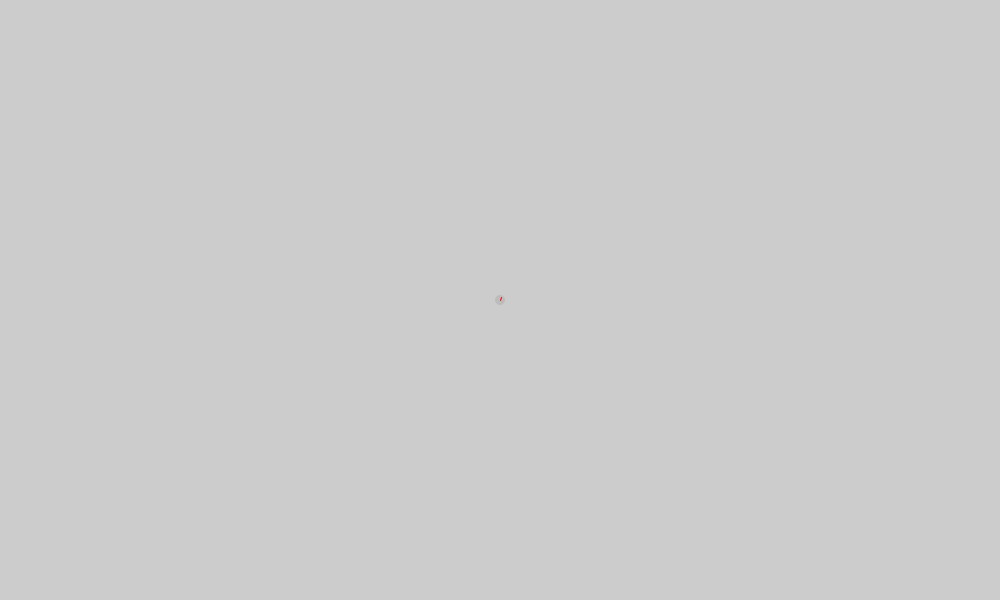
Frame 1 (no input)
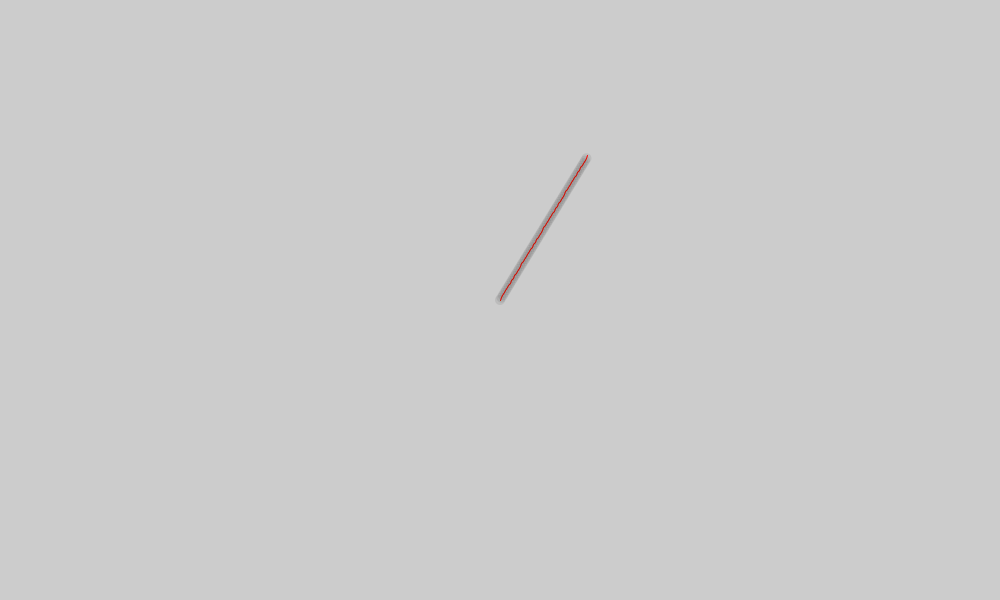
Frame 60 (the mouse pressed at the canvas centre just before this capture)
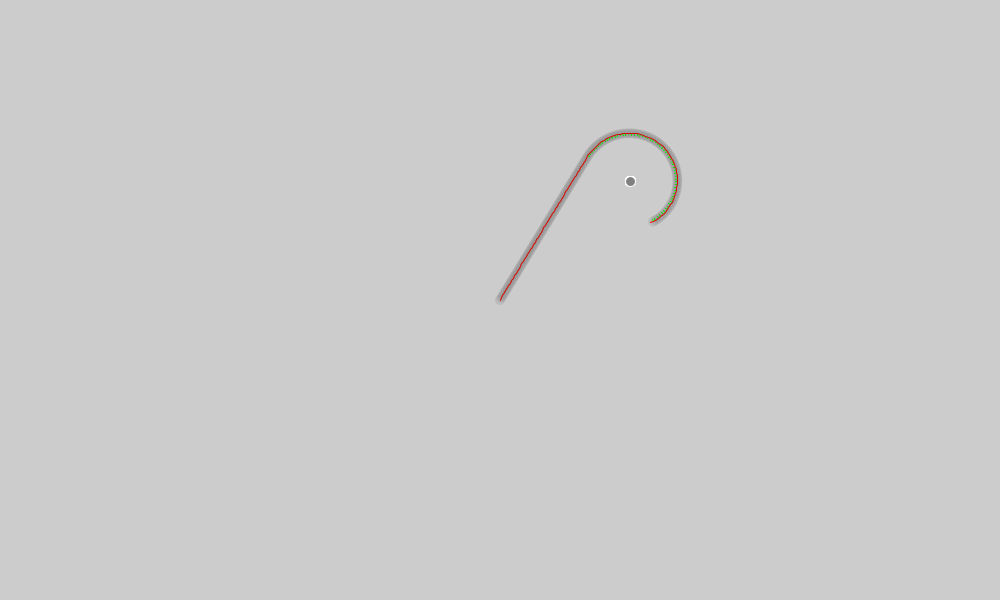
Frame 120 (the mouse held since frame 60 and released just before this capture)

The Processing sketch that drew these frames (run headless with seeded random() and noise(); from frame 60 on, the mouse is pressed at the canvas centre):

// Processing sketch: CentripetalForce
// ── CentripetalForce.pde
float x, y, vx, vy, ax, ay;

float timeStep = 1;

void setup() {
  size(1000, 600);
  x = width/2; 
  y = height/2; 
  vx = random(-5, 5); 
  vy = random(-5, 5);
  ax = ay = 0;
}

void draw() {
  //  background(128);
  noStroke(); 
  fill(0, 20);
  ellipse(x, y, 10, 10);
  if (mousePressed) {
    //    frameRate(5);
    applyCentripetalForce(); 
    stroke(255); 
    fill(128);
    ellipse(kx, ky, 10, 10);
  } 
  else frameRate(60);
  update();
}

float kx, ky;
void mousePressed() {
  float ang = atan2(vy, vx);
  kx = x + cos(ang+PI/2)*50;
  ky = y + sin(ang+PI/2)*50;
}

void applyCentripetalForce() {
  float ox = kx - x, 
  oy = ky - y;

  float r = sqrt(ox*ox + oy*oy);
  float v = sqrt(vx*vx + vy*vy);

  float theta = atan2(oy, ox);

  float dax = v*v*cos(theta) / r, 
  day = v*v*sin(theta) / r;

  ax += dax;
  ay += day;
}

void update() { 
  stroke(0, 255, 0);
  line(x, y, x+ax*10, y+ay*10);
  vx += ax*timeStep; 
  vy += ay*timeStep; 
  stroke(255, 0, 0);
  line(x, y, x+vx, y+vy);
  x += vx*timeStep; 
  y += vy*timeStep;

  ax = ay = 0;
}
